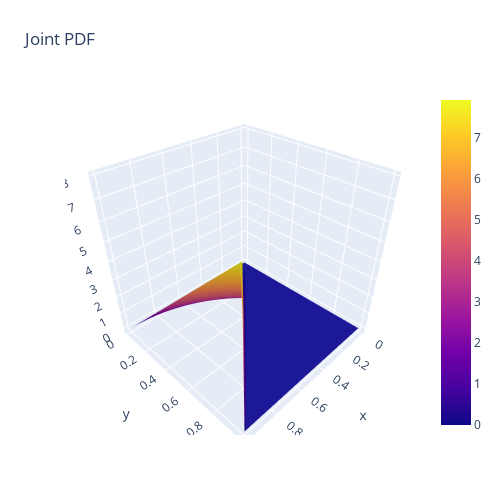

The code cell stored with this chart in its notebook:
### Markdown cell above
### 1)
Our function, to be a legit joint pdf, has to satisfy two requirements:
- the pdf is always positive: this is always true since the support of both x and z is stricly positive
- the pdf integrates to one

$$ \int_{0}^{1}\int_{0}^{x}8 \cdot (x \cdot z) \quad dz\ dx = \int_{0}^{1}8 \cdot (x) \cdot \frac{z^2}{2}\Big|_{0}^{x} \; dx = \int_{0}^{1} 4 \cdot (x^3) \ dx = 4 \cdot \frac{x^4}{4}\Big|_{0}^{1} = 1 - 0 = 1
$$

### Code cell
import numpy as np
import matplotlib.pyplot as plt
import plotly.graph_objects as go

def func(x):
    return 8 * x[0] * x[1] 

def prova(X,Y):
    Z = []
    for x in range(len(X)):
        Z.append([])
        for y in range(len(X[0])):
            if X[x][y] > Y[x][y]:
                Z[-1].append(8*X[x][y]*Y[x][y])
            else:
                Z[-1].append(0)
    return Z
          
# Grid for plotting in the search space
x = np.linspace(0, 1,100)
z = np.linspace(0, 1,100)
X, Z = np.meshgrid(x, z)
Y = prova(X,Z)

fig = go.Figure(data=[go.Surface(x=X, y=Z, z = Y)])
fig.update_layout(title='Joint PDF', autosize=False,
                  width=500, height=500,
                  margin=dict(l=65, r=50, b=65, t=90))
fig.show()

### Figure 1 — Plotly figure (JSON) as saved in the notebook; plotly's stock layout.template omitted (floating-point values rounded to 4 significant figures; data arrays with more than 128 entries replaced by an {"elided": "..."} marker saying what was removed)
{"data": [{"type": "surface", "x": {"elided": "100x100 float values"}, "y": {"elided": "100x100 float values"}, "z": {"elided": "100x100 float values"}}], "layout": {"autosize": false, "height": 500, "margin": {"b": 65, "l": 65, "r": 50, "t": 90}, "title": {"text": "Joint PDF"}, "width": 500}}
